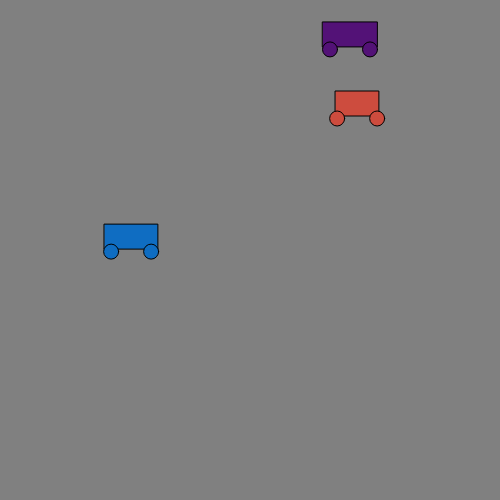
Frame 1 (no input)
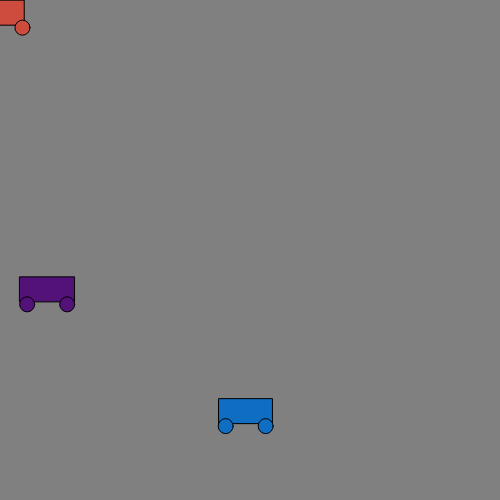
Frame 60 (no input)
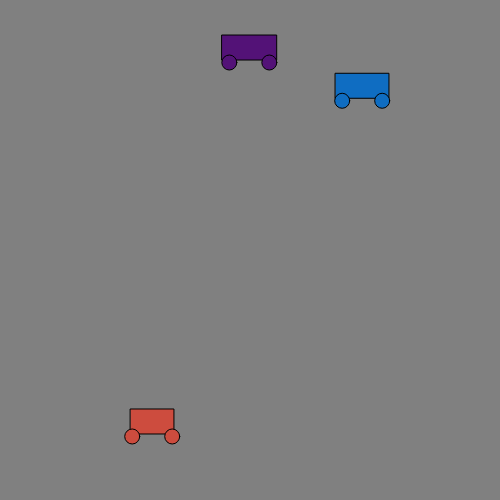
Frame 120 (the mouse pressed at the canvas centre since frame 60)

The p5.js sketch that drew these frames (run headless with seeded random() and noise() and a simulated clock; from frame 60 on, the mouse is pressed at the canvas centre):

// p5.js sketch
// ── sketch.js
let myCar1;
let myCar2;
let myCar3;


function setup() {
  createCanvas(500, 500);
  myCar1 = new Car();
  myCar2 = new Car();
  myCar3 = new Car();

rectMode(CENTER);
}

function draw() {
  background('grey')
  myCar1.display();
  myCar2.display();
  myCar3.display();
  myCar1.move();
  myCar2.move();
  myCar3.move();
}

class Car {
  constructor(){
    //attributes
this.pos = createVector(random(width), random(height));
this.vel = createVector(random(-5,5), random(-5,5));
this.r = random(255);
this.g = random(255);
this.b = random (255);
this.w = random(40,60);
}

    //methods
    display(){
      fill(this.r,this.g,this.b);
    rect(this.pos.x,this.pos.y,this.w,25);
    ellipse(this.pos.x-20,this.pos.y+15,15);
        ellipse(this.pos.x+20,this.pos.y+15,15);

  }
move(){
  this.pos.add(this.vel);
  if(this.pos.x>width)this.pos.x = 0;
  if (this.pos.x < 0) this.pos.x = width
  if(this.pos.y>height)this.pos.y = 0;
  if(this.pos.y<0) this.pos.y =height;

}

}
